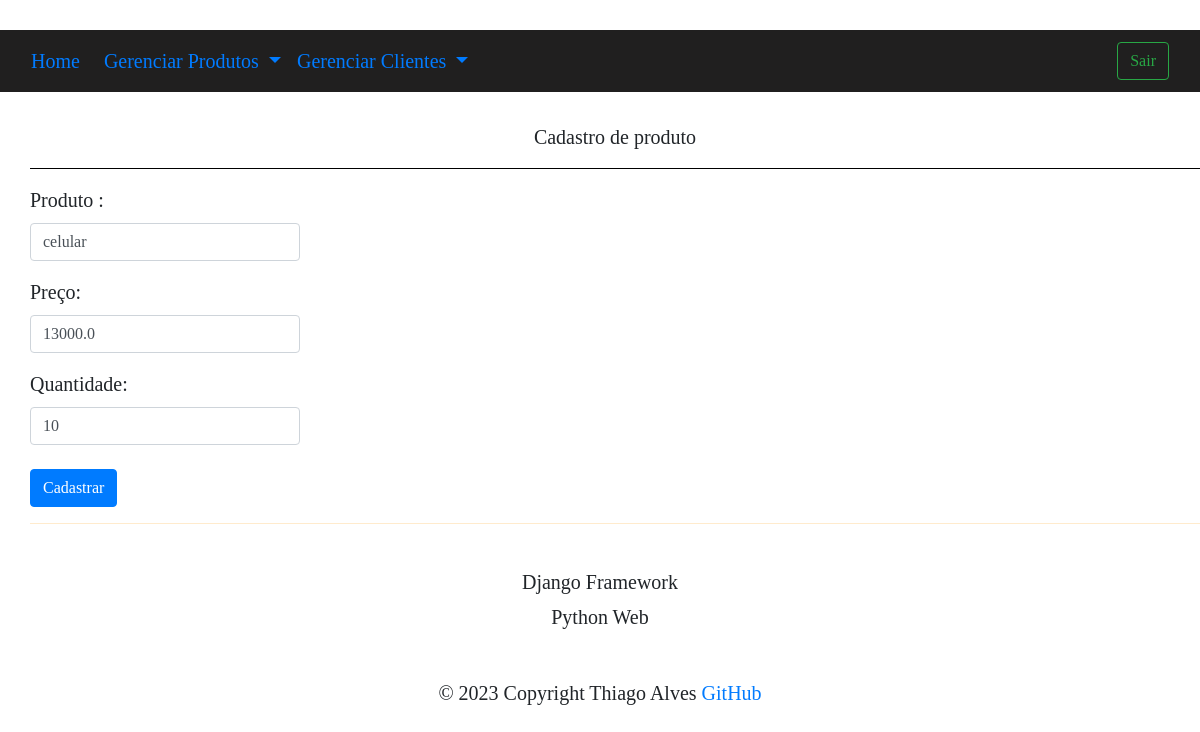
/produtos/Alterar/11/, run on the app's committed database.
### appProdutos/models.py (models this page shows, shortened)
class Produto(models.Model):
    codigo = models.AutoField(primary_key=True)
    nome = models.CharField(max_length=100,null=False)
    preco = models.FloatField(null=False)
    quantidade = models.IntegerField(null=False)
    class Meta:
        db_table = 'produto'

### appProdutos/views.py (the view)
# urls.py: path('Alterar/<int:codigo>/', views.alterar, name='alterar'),
def alterar(request,codigo):
    try:
        produto = Produto.objects.get(pk=codigo)
        form = CadastroForm(initial={
            'nome': produto.nome,
            'preco': produto.preco,
            'quantidade': produto.quantidade,
            'codigo': produto.codigo
        })
        return render(request,CADASTRO_PAGE,{'form':form})
    except Exception as ex:
        msg = ex.args
        render(request, LISTA_PAGE, {'produtos': Produto.objects.all(), 'msg': msg })

### appProdutos/forms.py
class CadastroForm(forms.Form):
    codigo = forms.IntegerField(required=False, widget= forms.HiddenInput())
    nome = forms.CharField(label='Produto : ',max_length=100, widget=forms.TextInput(
        attrs={'class' : 'form-control', 'placeholder': 'nome'}
    ))
    preco = forms.FloatField(label='Preço: ', widget=forms.TextInput(
        attrs={'class': 'form-control', 'type':'number'}
    ))
    quantidade = forms.IntegerField(label='Quantidade: ', widget=forms.TextInput(
        attrs={'class': 'form-control', 'type':'number'}
    ))

### appProdutos/templates/appProdutos/cadastro.html (shortened to what this page needs)
{% extends 'appProdutos/base.html' %}
{% block main_content %}
<p align="center"> Cadastro de produto </p>
<hr color="black">
<form method="POST" action="{% url 'produtos:cadastrar' %}">
    <div class="form-group row">
        <label for="id_nome" class="col-sm-10"> {{ form.nome.label }}</label>
        <div class="col-sm-3">
            {{ form.nome }}
        </div>
    </div>
    <div class="form-group row">
        <label for="id_nome" class="col-sm-10"> {{ form.preco.label}}</label>
        <div class="col-sm-3">
            {{form.preco}}
        </div>
    </div>
    <div class="form-group row">
        <label for="id_nome" class="col-sm-10"> {{ form.quantidade.label }}</label>
        <div class="col-sm-3">
            {{form.quantidade}}
        </div>
    </div>
    <div class="form-group row">
        <div class="col-sm-6">
        <input type="submit" value="Cadastrar" class="btn btn-primary">
        </div>
    </div>
</form>
<hr style="border-color:blanchedalmond">
{% endblock %}

### appProdutos/static/appProdutos/css/estilo.css (style rules this page uses)
body { background-color: #1C1A1A; }

### data on the page
Produto: nome "celular", preco "13000.0", quantidade "10"
